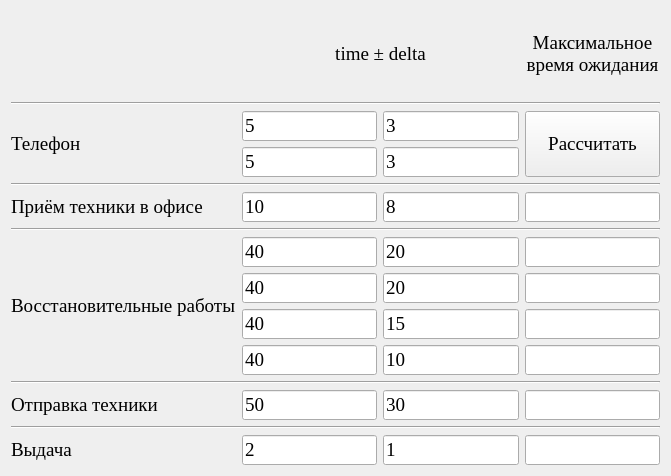
<?xml version="1.0" encoding="UTF-8"?>
<ui version="4.0">
 <class>Form</class>
 <widget class="QWidget" name="Form">
  <property name="geometry">
   <rect>
    <x>0</x>
    <y>0</y>
    <width>671</width>
    <height>476</height>
   </rect>
  </property>
  <property name="windowTitle">
   <string>Form</string>
  </property>
  <layout class="QGridLayout" name="gridLayout">
   <item row="10" column="3">
    <widget class="QLineEdit" name="le_cid2_wt">
     <property name="font">
      <font>
       <family>Times New Roman</family>
       <pointsize>14</pointsize>
      </font>
     </property>
     <property name="readOnly">
      <bool>true</bool>
     </property>
    </widget>
   </item>
   <item row="11" column="1">
    <widget class="QLineEdit" name="le_cid3_m">
     <property name="font">
      <font>
       <family>Times New Roman</family>
       <pointsize>14</pointsize>
      </font>
     </property>
     <property name="text">
      <string>40</string>
     </property>
    </widget>
   </item>
   <item row="2" column="0" rowspan="2">
    <widget class="QLabel" name="label_passenger">
     <property name="font">
      <font>
       <family>Times New Roman</family>
       <pointsize>14</pointsize>
      </font>
     </property>
     <property name="text">
      <string>Телефон</string>
     </property>
    </widget>
   </item>
   <item row="12" column="0" colspan="4">
    <widget class="Line" name="line_3">
     <property name="font">
      <font>
       <family>Times New Roman</family>
      </font>
     </property>
     <property name="orientation">
      <enum>Qt::Horizontal</enum>
     </property>
    </widget>
   </item>
   <item row="16" column="3">
    <widget class="QLineEdit" name="le_cc0_wt">
     <property name="font">
      <font>
       <family>Times New Roman</family>
       <pointsize>14</pointsize>
      </font>
     </property>
     <property name="readOnly">
      <bool>true</bool>
     </property>
    </widget>
   </item>
   <item row="0" column="3">
    <widget class="QLabel" name="label_6">
     <property name="font">
      <font>
       <family>Times New Roman</family>
       <pointsize>14</pointsize>
      </font>
     </property>
     <property name="text">
      <string>Максимальное
время ожидания</string>
     </property>
     <property name="alignment">
      <set>Qt::AlignCenter</set>
     </property>
    </widget>
   </item>
   <item row="9" column="1">
    <widget class="QLineEdit" name="le_cid1_m">
     <property name="font">
      <font>
       <family>Times New Roman</family>
       <pointsize>14</pointsize>
      </font>
     </property>
     <property name="text">
      <string>40</string>
     </property>
    </widget>
   </item>
   <item row="5" column="3">
    <widget class="QLineEdit" name="le_ev0_wt">
     <property name="font">
      <font>
       <family>Times New Roman</family>
       <pointsize>14</pointsize>
      </font>
     </property>
     <property name="readOnly">
      <bool>true</bool>
     </property>
    </widget>
   </item>
   <item row="13" column="2">
    <widget class="QLineEdit" name="le_pcd0_d">
     <property name="font">
      <font>
       <family>Times New Roman</family>
       <pointsize>14</pointsize>
      </font>
     </property>
     <property name="text">
      <string>30</string>
     </property>
    </widget>
   </item>
   <item row="2" column="2">
    <widget class="QLineEdit" name="le_pg0_d">
     <property name="font">
      <font>
       <family>Times New Roman</family>
       <pointsize>14</pointsize>
      </font>
     </property>
     <property name="text">
      <string>3</string>
     </property>
    </widget>
   </item>
   <item row="11" column="2">
    <widget class="QLineEdit" name="le_cid3_d">
     <property name="font">
      <font>
       <family>Times New Roman</family>
       <pointsize>14</pointsize>
      </font>
     </property>
     <property name="text">
      <string>10</string>
     </property>
    </widget>
   </item>
   <item row="2" column="1">
    <widget class="QLineEdit" name="le_pg0_m">
     <property name="font">
      <font>
       <family>Times New Roman</family>
       <pointsize>14</pointsize>
      </font>
     </property>
     <property name="text">
      <string>5</string>
     </property>
    </widget>
   </item>
   <item row="13" column="0">
    <widget class="QLabel" name="label_3">
     <property name="font">
      <font>
       <family>Times New Roman</family>
       <pointsize>14</pointsize>
      </font>
     </property>
     <property name="text">
      <string>Отправка техники</string>
     </property>
    </widget>
   </item>
   <item row="9" column="3">
    <widget class="QLineEdit" name="le_cid1_wt">
     <property name="font">
      <font>
       <family>Times New Roman</family>
       <pointsize>14</pointsize>
      </font>
     </property>
     <property name="readOnly">
      <bool>true</bool>
     </property>
    </widget>
   </item>
   <item row="9" column="2">
    <widget class="QLineEdit" name="le_cid1_d">
     <property name="font">
      <font>
       <family>Times New Roman</family>
       <pointsize>14</pointsize>
      </font>
     </property>
     <property name="text">
      <string>20</string>
     </property>
    </widget>
   </item>
   <item row="7" column="0" colspan="4">
    <widget class="Line" name="line">
     <property name="font">
      <font>
       <family>Times New Roman</family>
      </font>
     </property>
     <property name="orientation">
      <enum>Qt::Horizontal</enum>
     </property>
    </widget>
   </item>
   <item row="16" column="1">
    <widget class="QLineEdit" name="le_cc0_m">
     <property name="font">
      <font>
       <family>Times New Roman</family>
       <pointsize>14</pointsize>
      </font>
     </property>
     <property name="text">
      <string>2</string>
     </property>
    </widget>
   </item>
   <item row="5" column="0">
    <widget class="QLabel" name="label">
     <property name="font">
      <font>
       <family>Times New Roman</family>
       <pointsize>14</pointsize>
      </font>
     </property>
     <property name="text">
      <string>Приём техники в офисе</string>
     </property>
    </widget>
   </item>
   <item row="4" column="0" colspan="4">
    <widget class="Line" name="line_2">
     <property name="orientation">
      <enum>Qt::Horizontal</enum>
     </property>
    </widget>
   </item>
   <item row="10" column="1">
    <widget class="QLineEdit" name="le_cid2_m">
     <property name="font">
      <font>
       <family>Times New Roman</family>
       <pointsize>14</pointsize>
      </font>
     </property>
     <property name="text">
      <string>40</string>
     </property>
    </widget>
   </item>
   <item row="8" column="2">
    <widget class="QLineEdit" name="le_cid0_d">
     <property name="font">
      <font>
       <family>Times New Roman</family>
       <pointsize>14</pointsize>
      </font>
     </property>
     <property name="text">
      <string>20</string>
     </property>
    </widget>
   </item>
   <item row="13" column="3">
    <widget class="QLineEdit" name="le_pcd0_wt">
     <property name="font">
      <font>
       <family>Times New Roman</family>
       <pointsize>14</pointsize>
      </font>
     </property>
     <property name="readOnly">
      <bool>true</bool>
     </property>
    </widget>
   </item>
   <item row="3" column="1">
    <widget class="QLineEdit" name="le_pg1_m">
     <property name="font">
      <font>
       <family>Times New Roman</family>
       <pointsize>14</pointsize>
      </font>
     </property>
     <property name="text">
      <string>5</string>
     </property>
    </widget>
   </item>
   <item row="8" column="0" rowspan="4">
    <widget class="QLabel" name="label_2">
     <property name="font">
      <font>
       <family>Times New Roman</family>
       <pointsize>14</pointsize>
      </font>
     </property>
     <property name="text">
      <string>Восстановительные работы</string>
     </property>
    </widget>
   </item>
   <item row="10" column="2">
    <widget class="QLineEdit" name="le_cid2_d">
     <property name="font">
      <font>
       <family>Times New Roman</family>
       <pointsize>14</pointsize>
      </font>
     </property>
     <property name="text">
      <string>15</string>
     </property>
    </widget>
   </item>
   <item row="16" column="0">
    <widget class="QLabel" name="label_4">
     <property name="font">
      <font>
       <family>Times New Roman</family>
       <pointsize>14</pointsize>
      </font>
     </property>
     <property name="text">
      <string>Выдача</string>
     </property>
    </widget>
   </item>
   <item row="1" column="0" colspan="4">
    <widget class="Line" name="line_5">
     <property name="orientation">
      <enum>Qt::Horizontal</enum>
     </property>
    </widget>
   </item>
   <item row="5" column="2">
    <widget class="QLineEdit" name="le_ev0_d">
     <property name="font">
      <font>
       <family>Times New Roman</family>
       <pointsize>14</pointsize>
      </font>
     </property>
     <property name="text">
      <string>8</string>
     </property>
    </widget>
   </item>
   <item row="8" column="1">
    <widget class="QLineEdit" name="le_cid0_m">
     <property name="font">
      <font>
       <family>Times New Roman</family>
       <pointsize>14</pointsize>
      </font>
     </property>
     <property name="text">
      <string>40</string>
     </property>
    </widget>
   </item>
   <item row="11" column="3">
    <widget class="QLineEdit" name="le_cid3_wt">
     <property name="font">
      <font>
       <family>Times New Roman</family>
       <pointsize>14</pointsize>
      </font>
     </property>
     <property name="readOnly">
      <bool>true</bool>
     </property>
    </widget>
   </item>
   <item row="8" column="3">
    <widget class="QLineEdit" name="le_cid0_wt">
     <property name="font">
      <font>
       <family>Times New Roman</family>
       <pointsize>14</pointsize>
      </font>
     </property>
     <property name="readOnly">
      <bool>true</bool>
     </property>
    </widget>
   </item>
   <item row="2" column="3" rowspan="2">
    <widget class="QPushButton" name="pushButton">
     <property name="sizePolicy">
      <sizepolicy hsizetype="Preferred" vsizetype="Preferred">
       <horstretch>0</horstretch>
       <verstretch>0</verstretch>
      </sizepolicy>
     </property>
     <property name="font">
      <font>
       <family>Times New Roman</family>
       <pointsize>14</pointsize>
      </font>
     </property>
     <property name="text">
      <string>Рассчитать</string>
     </property>
    </widget>
   </item>
   <item row="15" column="0" colspan="4">
    <widget class="Line" name="line_4">
     <property name="font">
      <font>
       <family>Times New Roman</family>
      </font>
     </property>
     <property name="orientation">
      <enum>Qt::Horizontal</enum>
     </property>
    </widget>
   </item>
   <item row="13" column="1">
    <widget class="QLineEdit" name="le_pcd0_m">
     <property name="font">
      <font>
       <family>Times New Roman</family>
       <pointsize>14</pointsize>
      </font>
     </property>
     <property name="text">
      <string>50</string>
     </property>
    </widget>
   </item>
   <item row="16" column="2">
    <widget class="QLineEdit" name="le_cc0_d">
     <property name="font">
      <font>
       <family>Times New Roman</family>
       <pointsize>14</pointsize>
      </font>
     </property>
     <property name="text">
      <string>1</string>
     </property>
    </widget>
   </item>
   <item row="5" column="1">
    <widget class="QLineEdit" name="le_ev0_m">
     <property name="font">
      <font>
       <family>Times New Roman</family>
       <pointsize>14</pointsize>
      </font>
     </property>
     <property name="text">
      <string>10</string>
     </property>
    </widget>
   </item>
   <item row="3" column="2">
    <widget class="QLineEdit" name="le_pg1_d">
     <property name="font">
      <font>
       <family>Times New Roman</family>
       <pointsize>14</pointsize>
      </font>
     </property>
     <property name="text">
      <string>3</string>
     </property>
    </widget>
   </item>
   <item row="0" column="1" colspan="2">
    <widget class="QLabel" name="label_5">
     <property name="font">
      <font>
       <family>Times New Roman</family>
       <pointsize>14</pointsize>
      </font>
     </property>
     <property name="text">
      <string>time ± delta</string>
     </property>
     <property name="alignment">
      <set>Qt::AlignCenter</set>
     </property>
    </widget>
   </item>
  </layout>
 </widget>
 <resources/>
 <connections/>
</ui>
